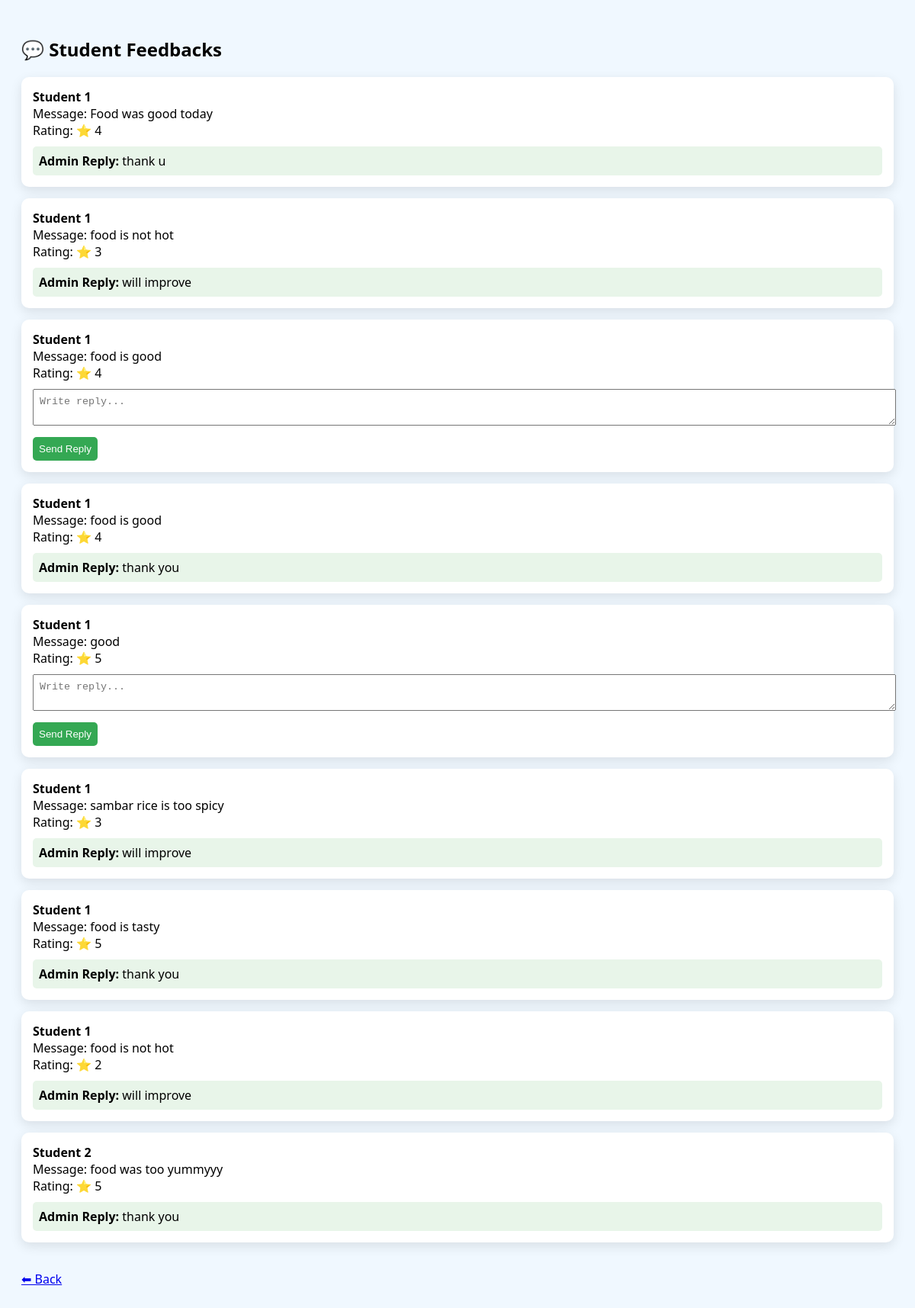
Screenshot of /admin/feedbacks with the database file from the repository.
### tables this page shows
CREATE TABLE feedback (
    id INTEGER PRIMARY KEY AUTOINCREMENT,
    student_id INTEGER,
    message TEXT,
    rating INTEGER,
    date TEXT, reply TEXT,
    FOREIGN KEY(student_id) REFERENCES users(id)
);

### app.py (the view)
@app.route("/admin/feedbacks")
def admin_feedbacks():
    with get_db() as conn:
        cursor = conn.cursor()
        cursor.execute("SELECT * FROM feedback")
        feedbacks = cursor.fetchall()
    return render_template("admin_feedbacks.html", feedbacks=feedbacks)

### app.py (called while the page is built)
def get_db():
    conn = sqlite3.connect(DB_PATH, timeout=10)
    conn.row_factory = sqlite3.Row
    return conn

### templates/admin_feedbacks.html (shortened to what this page needs)
<!DOCTYPE html>
<html>
<head>
</head>
<body>
<h2>💬 Student Feedbacks</h2>
{% for f in feedbacks %}
<div class="card">
<b>Student {{f.student_id}}</b><br>
Message: {{f.message}}<br>
Rating: ⭐ {{f.rating}}
{% if f.reply %}
<div class="reply">
<b>Admin Reply:</b> {{f.reply}}
</div>
{% else %}
<form method="POST" action="/reply/{{f.id}}">
<textarea name="reply" placeholder="Write reply..." required></textarea>
<button type="submit">Send Reply</button>
</form>
{% endif %}
</div>
{% endfor %}
<br>
<a href="/admin">⬅ Back</a>
</body>
</html>

### templates/admin_feedbacks.html (style rules this page uses)
body { font-family:'Segoe UI'; padding:20px; background:#f0f8ff; }
.card { background:white; padding:15px; margin-bottom:15px; border-radius:10px; box-shadow:0 5px 15px rgba(0,0,0,0.1); }
textarea { width:100%; padding:8px; margin-top:10px; }
button { margin-top:10px; padding:8px; background:#34a853; color:white; border:none; border-radius:5px; }
.reply { margin-top:10px; background:#e8f5e9; padding:8px; border-radius:5px; }

### rows the page displays
feedback: student_id "1", message "Food was good today", rating "4", reply "thank u"
feedback: student_id "1", message "food is not hot", rating "3", reply "will improve"
feedback: student_id "1", message "food is good", rating "4"
feedback: student_id "1", message "food is good", rating "4", reply "thank you"
feedback: student_id "1", message "good", rating "5"
feedback: student_id "1", message "sambar rice is too spicy", rating "3", reply "will improve"
feedback: student_id "1", message "food is tasty", rating "5", reply "thank you"
feedback: student_id "1", message "food is not hot", rating "2", reply "will improve"
feedback: student_id "2", message "food was too yummyyy", rating "5", reply "thank you"
